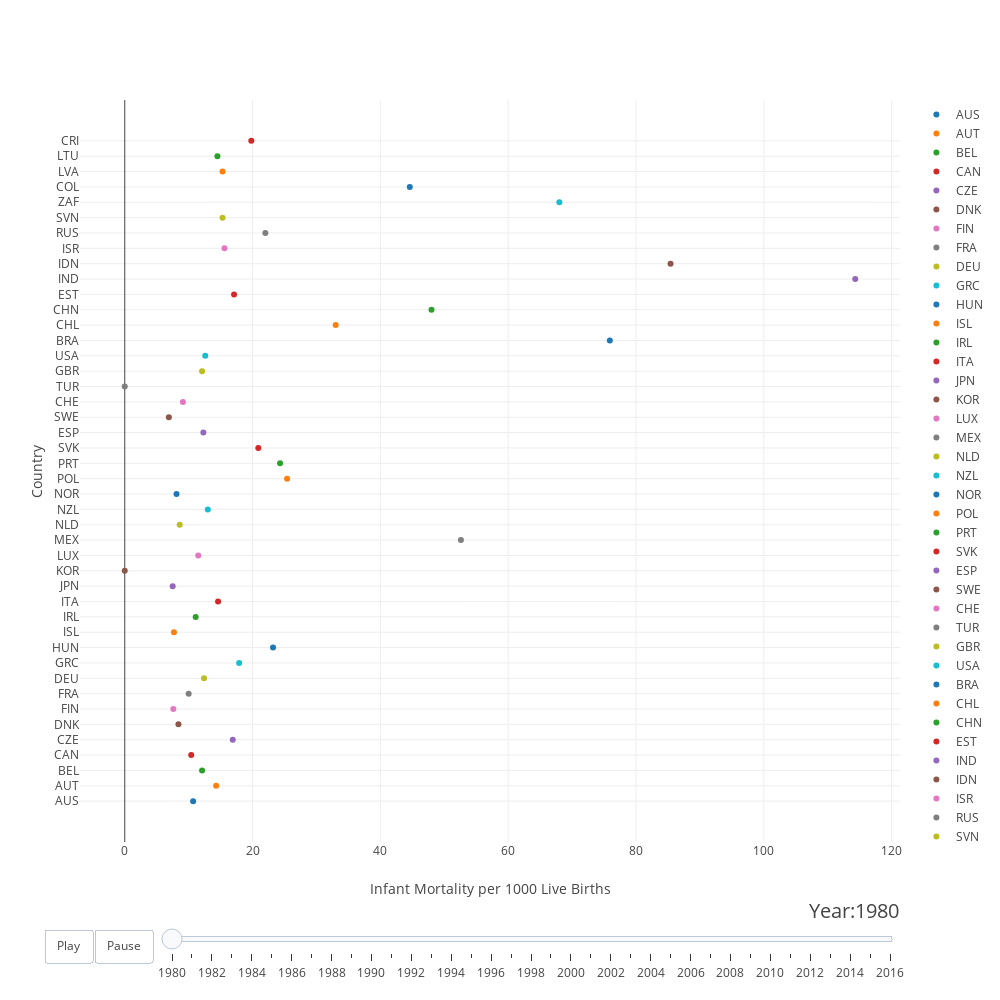

The notebook cell saved with this chart:
### Code cell
firstyear = 1980
years = list(range(firstyear, 2017))

# make list of continents
countries = []
for country in data['LOCATION']:
    if country not in countries:
        countries.append(country)
# make figure
figure = {
    'data': [],
    'layout': {},
    'frames': []
}

# fill in most of layout
figure['layout']={'autosize': False, 'width':1000,'height':1000}
figure['layout']['xaxis'] = {'title': 'Infant Mortality per 1000 Live Births'}
figure['layout']['yaxis'] = {'title': 'Country','ticktext': countries}
figure['layout']['hovermode'] = 'closest'
figure['layout']['sliders'] = {
    'args': [
        'transition', {
            'duration': 400,
            'easing': 'cubic-in-out'
        }
    ],
    'initialValue': str(firstyear),
    'plotlycommand': 'animate',
    'values': years,
    'visible': True
}
figure['layout']['updatemenus'] = [
    {
        'buttons': [
            {
                'args': [None, {'frame': {'duration': 500, 'redraw': False},
                         'fromcurrent': True, 'transition': {'duration': 300, 'easing': 'quadratic-in-out'}}],
                'label': 'Play',
                'method': 'animate'
            },
            {
                'args': [[None], {'frame': {'duration': 0, 'redraw': False}, 'mode': 'immediate',
                'transition': {'duration': 0}}],
                'label': 'Pause',
                'method': 'animate'
            }
        ],
        'direction': 'left',
        'pad': {'r': 10, 't': 87},
        'showactive': False,
        'type': 'buttons',
        'x': 0.1,
        'xanchor': 'right',
        'y': 0,
        'yanchor': 'top'
    }
]

sliders_dict = {
    'active': 0,
    'yanchor': 'top',
    'xanchor': 'left',
    'currentvalue': {
        'font': {'size': 20},
        'prefix': 'Year:',
        'visible': True,
        'xanchor': 'right'
    },
    'transition': {'duration': 300, 'easing': 'cubic-in-out'},
    'pad': {'b': 10, 't': 50},
    'len': 0.9,
    'x': 0.1,
    'y': 0,
    'steps': []
}

# make data
# make frames
for year in years:
    frame = {'data': [], 'name': str(year)}
    for country in countries:
        dataset_by_year = data[data['TIME'] == int(year)]
        dataset_by_year_and_cont = dataset_by_year[dataset_by_year['LOCATION'] == country]

        if dataset_by_year_and_cont.empty:
            data_dict = {
                'x': [0],
                'y': [country],
                'mode': 'markers',
                'text': [0],
        #         'marker': {
        #             'sizemode': 'area',
        #             'sizeref': 200000,
        #             'size': list(dataset_by_year_and_cont['pop'])
        #         },
                'name': country
            }
        else:
            data_dict = {
                'x': list(dataset_by_year_and_cont['Value']),
                'y': list(dataset_by_year_and_cont['LOCATION']),
                'mode': 'markers',
                'text': list(dataset_by_year_and_cont['Value']),
        #         'marker': {
        #             'sizemode': 'area',
        #             'sizeref': 200000,
        #             'size': list(dataset_by_year_and_cont['pop'])
        #         },
                'name': country
            }
            
        if year == firstyear: 
            figure['data'].append(data_dict)
        frame['data'].append(data_dict)

    figure['frames'].append(frame)
    slider_step = {'args': [
        [year],
        {'frame': {'duration': 300, 'redraw': False},
         'mode': 'immediate',
       'transition': {'duration': 300}}
     ],
     'label': year,
     'method': 'animate'}
    sliders_dict['steps'].append(slider_step)

    
figure['layout']['sliders'] = [sliders_dict]
# figure['data']

iplot(figure)

### Figure 1 — Plotly figure (JSON) as saved in the notebook; plotly's stock layout.template omitted (floating-point values rounded to 4 significant figures)
{"data": [{"mode": "markers", "name": "AUS", "text": ["10.7"], "type": "scatter", "uid": "7de6ccb9-ab38-4a9e-a9e7-4ba82a815d0e", "x": [10.7], "y": ["AUS"]}, {"mode": "markers", "name": "AUT", "text": ["14.3"], "type": "scatter", "uid": "0fbc47a0-d676-4cda-95ed-d95852625d2d", "x": [14.3], "y": ["AUT"]}, {"mode": "markers", "name": "BEL", "text": ["12.1"], "type": "scatter", "uid": "30a50d25-648b-4dd7-9504-fc4d1afd1b38", "x": [12.1], "y": ["BEL"]}, {"mode": "markers", "name": "CAN", "text": ["10.4"], "type": "scatter", "uid": "79e9cac2-eef8-4fbd-8b3e-df6731cf83ea", "x": [10.4], "y": ["CAN"]}, {"mode": "markers", "name": "CZE", "text": ["16.9"], "type": "scatter", "uid": "9adc0779-e29a-4074-aa2d-628a92e8199c", "x": [16.9], "y": ["CZE"]}, {"mode": "markers", "name": "DNK", "text": ["8.4"], "type": "scatter", "uid": "fc63a816-2ee2-4e66-895d-095ccbe3cb79", "x": [8.4], "y": ["DNK"]}, {"mode": "markers", "name": "FIN", "text": ["7.6"], "type": "scatter", "uid": "d4f6b415-c3a1-4587-9b1b-c850b0a16c36", "x": [7.6], "y": ["FIN"]}, {"mode": "markers", "name": "FRA", "text": ["10.0"], "type": "scatter", "uid": "f962f260-2c74-4b70-9484-9db20916a068", "x": [10], "y": ["FRA"]}, {"mode": "markers", "name": "DEU", "text": ["12.4"], "type": "scatter", "uid": "78fdc398-f5fd-4246-bee0-d11fb608cfc1", "x": [12.4], "y": ["DEU"]}, {"mode": "markers", "name": "GRC", "text": ["17.9"], "type": "scatter", "uid": "82e15d9e-6d28-43a9-bb6e-504e097dd806", "x": [17.9], "y": ["GRC"]}, {"mode": "markers", "name": "HUN", "text": ["23.2"], "type": "scatter", "uid": "c7a77e9f-8a75-44fc-b389-d9d4b65ebf16", "x": [23.2], "y": ["HUN"]}, {"mode": "markers", "name": "ISL", "text": ["7.7"], "type": "scatter", "uid": "747c47e4-2520-46ce-9c1b-0c0c5cf07f98", "x": [7.7], "y": ["ISL"]}, {"mode": "markers", "name": "IRL", "text": ["11.1"], "type": "scatter", "uid": "7be9e205-b5bd-40e4-8e19-aa9103457732", "x": [11.1], "y": ["IRL"]}, {"mode": "markers", "name": "ITA", "text": ["14.6"], "type": "scatter", "uid": "6fcd9c0a-9581-4465-8922-7bf4ca84c3d5", "x": [14.6], "y": ["ITA"]}, {"mode": "markers", "name": "JPN", "text": ["7.5"], "type": "scatter", "uid": "9dae0003-0073-441b-b244-1ead51c2721c", "x": [7.5], "y": ["JPN"]}, {"mode": "markers", "name": "KOR", "text": ["0"], "type": "scatter", "uid": "a4376f9b-6305-45fc-880e-f745e6ffc0cf", "x": [0], "y": ["KOR"]}, {"mode": "markers", "name": "LUX", "text": ["11.5"], "type": "scatter", "uid": "e04bfd67-510e-468d-b0ca-002a0ccc89c5", "x": [11.5], "y": ["LUX"]}, {"mode": "markers", "name": "MEX", "text": ["52.6"], "type": "scatter", "uid": "1a16f3f6-fa9a-4640-88c4-9daa50f81e2a", "x": [52.6], "y": ["MEX"]}, {"mode": "markers", "name": "NLD", "text": ["8.6"], "type": "scatter", "uid": "e88b22eb-66a2-4e1b-91bd-437c981202c3", "x": [8.6], "y": ["NLD"]}, {"mode": "markers", "name": "NZL", "text": ["13.0"], "type": "scatter", "uid": "b81026c1-ffaa-4db4-aa9e-1b688dc6ee99", "x": [13], "y": ["NZL"]}, {"mode": "markers", "name": "NOR", "text": ["8.1"], "type": "scatter", "uid": "b7afc7e3-75b0-47e3-8053-475c02417fc5", "x": [8.1], "y": ["NOR"]}, {"mode": "markers", "name": "POL", "text": ["25.4"], "type": "scatter", "uid": "5830bf4d-6837-46d7-9390-becaa3e455df", "x": [25.4], "y": ["POL"]}, {"mode": "markers", "name": "PRT", "text": ["24.3"], "type": "scatter", "uid": "c6fa0173-53d1-45b0-9e58-d051532a5941", "x": [24.3], "y": ["PRT"]}, {"mode": "markers", "name": "SVK", "text": ["20.9"], "type": "scatter", "uid": "26b45dbd-7058-4d9a-a2e8-11ec4402bfda", "x": [20.9], "y": ["SVK"]}, {"mode": "markers", "name": "ESP", "text": ["12.3"], "type": "scatter", "uid": "5f00badd-16a2-4443-a451-f1ce6ebfef09", "x": [12.3], "y": ["ESP"]}, {"mode": "markers", "name": "SWE", "text": ["6.9"], "type": "scatter", "uid": "72e2f134-7d5b-4bc5-91d3-f5a69a6964f5", "x": [6.9], "y": ["SWE"]}, {"mode": "markers", "name": "CHE", "text": ["9.1"], "type": "scatter", "uid": "e6e8abd2-5339-42c7-9ebb-14b547fde0d7", "x": [9.1], "y": ["CHE"]}, {"mode": "markers", "name": "TUR", "text": ["0"], "type": "scatter", "uid": "36766715-4124-483a-ad66-e7e6d304958b", "x": [0], "y": ["TUR"]}, {"mode": "markers", "name": "GBR", "text": ["12.1"], "type": "scatter", "uid": "4a2141a1-82d4-456b-a9f6-b7c84bfcf66f", "x": [12.1], "y": ["GBR"]}, {"mode": "markers", "name": "USA", "text": ["12.6"], "type": "scatter", "uid": "8b483d9f-b9ee-42f0-8944-2284ef6e5754", "x": [12.6], "y": ["USA"]}, {"mode": "markers", "name": "BRA", "text": ["75.9"], "type": "scatter", "uid": "0db8f275-5f59-415f-a989-ff6c975434e6", "x": [75.9], "y": ["BRA"]}, {"mode": "markers", "name": "CHL", "text": ["33.0"], "type": "scatter", "uid": "380b8e04-ec26-447c-87fe-d72054d90f7b", "x": [33], "y": ["CHL"]}, {"mode": "markers", "name": "CHN", "text": ["48.0"], "type": "scatter", "uid": "6f2d6095-5683-49da-95cf-ca3ec5355600", "x": [48], "y": ["CHN"]}, {"mode": "markers", "name": "EST", "text": ["17.1"], "type": "scatter", "uid": "d68ea0f2-cae3-4a9b-92a2-ff4296364313", "x": [17.1], "y": ["EST"]}, {"mode": "markers", "name": "IND", "text": ["114.3"], "type": "scatter", "uid": "cedc1bd3-bca9-4598-a6f7-92610e6c49b2", "x": [114.3], "y": ["IND"]}, {"mode": "markers", "name": "IDN", "text": ["85.4"], "type": "scatter", "uid": "1d2dd172-0178-478b-a00e-566c642b0a65", "x": [85.4], "y": ["IDN"]}, {"mode": "markers", "name": "ISR", "text": ["15.6"], "type": "scatter", "uid": "5b0dd0c1-3cb5-4060-9c37-c7243418da59", "x": [15.6], "y": ["ISR"]}, {"mode": "markers", "name": "RUS", "text": ["22.0"], "type": "scatter", "uid": "b43947f1-3066-46f7-931c-963f9774e79c", "x": [22], "y": ["RUS"]}, {"mode": "markers", "name": "SVN", "text": ["15.3"], "type": "scatter", "uid": "b2191b0a-975f-4968-8ea5-06b5a0bd1cdf", "x": [15.3], "y": ["SVN"]}, {"mode": "markers", "name": "ZAF", "text": ["68.0"], "type": "scatter", "uid": "07f4b225-7a42-4809-82cf-0da5df3b3473", "x": [68], "y": ["ZAF"]}, {"mode": "markers", "name": "COL", "text": ["44.6"], "type": "scatter", "uid": "234fafe7-d378-418a-8ac4-9ed47aac010f", "x": [44.6], "y": ["COL"]}, {"mode": "markers", "name": "LVA", "text": ["15.3"], "type": "scatter", "uid": "b4dae136-4f46-452a-9982-e8c8ccfa5275", "x": [15.3], "y": ["LVA"]}, {"mode": "markers", "name": "LTU", "text": ["14.5"], "type": "scatter", "uid": "0dfdd307-f39f-43af-9462-09bc492a5df2", "x": [14.5], "y": ["LTU"]}, {"mode": "markers", "name": "CRI", "text": ["19.8"], "type": "scatter", "uid": "0c3de847-6ca0-4439-a41a-c27a5cd054c6", "x": [19.8], "y": ["CRI"]}], "layout": {"autosize": false, "height": 1000, "hovermode": "closest", "sliders": [{"active": 0, "currentvalue": {"font": {"size": 20}, "prefix": "Year:", "visible": true, "xanchor": "right"}, "len": 0.9, "pad": {"b": 10, "t": 50}, "steps": [{"args": [[1980], {"frame": {"duration": 300, "redraw": false}, "mode": "immediate", "transition": {"duration": 300}}], "label": "1980", "method": "animate"}, {"args": [[1981], {"frame": {"duration": 300, "redraw": false}, "mode": "immediate", "transition": {"duration": 300}}], "label": "1981", "method": "animate"}, {"args": [[1982], {"frame": {"duration": 300, "redraw": false}, "mode": "immediate", "transition": {"duration": 300}}], "label": "1982", "method": "animate"}, {"args": [[1983], {"frame": {"duration": 300, "redraw": false}, "mode": "immediate", "transition": {"duration": 300}}], "label": "1983", "method": "animate"}, {"args": [[1984], {"frame": {"duration": 300, "redraw": false}, "mode": "immediate", "transition": {"duration": 300}}], "label": "1984", "method": "animate"}, {"args": [[1985], {"frame": {"duration": 300, "redraw": false}, "mode": "immediate", "transition": {"duration": 300}}], "label": "1985", "method": "animate"}, {"args": [[1986], {"frame": {"duration": 300, "redraw": false}, "mode": "immediate", "transition": {"duration": 300}}], "label": "1986", "method": "animate"}, {"args": [[1987], {"frame": {"duration": 300, "redraw": false}, "mode": "immediate", "transition": {"duration": 300}}], "label": "1987", "method": "animate"}, {"args": [[1988], {"frame": {"duration": 300, "redraw": false}, "mode": "immediate", "transition": {"duration": 300}}], "label": "1988", "method": "animate"}, {"args": [[1989], {"frame": {"duration": 300, "redraw": false}, "mode": "immediate", "transition": {"duration": 300}}], "label": "1989", "method": "animate"}, {"args": [[1990], {"frame": {"duration": 300, "redraw": false}, "mode": "immediate", "transition": {"duration": 300}}], "label": "1990", "method": "animate"}, {"args": [[1991], {"frame": {"duration": 300, "redraw": false}, "mode": "immediate", "transition": {"duration": 300}}], "label": "1991", "method": "animate"}, {"args": [[1992], {"frame": {"duration": 300, "redraw": false}, "mode": "immediate", "transition": {"duration": 300}}], "label": "1992", "method": "animate"}, {"args": [[1993], {"frame": {"duration": 300, "redraw": false}, "mode": "immediate", "transition": {"duration": 300}}], "label": "1993", "method": "animate"}, {"args": [[1994], {"frame": {"duration": 300, "redraw": false}, "mode": "immediate", "transition": {"duration": 300}}], "label": "1994", "method": "animate"}, {"args": [[1995], {"frame": {"duration": 300, "redraw": false}, "mode": "immediate", "transition": {"duration": 300}}], "label": "1995", "method": "animate"}, {"args": [[1996], {"frame": {"duration": 300, "redraw": false}, "mode": "immediate", "transition": {"duration": 300}}], "label": "1996", "method": "animate"}, {"args": [[1997], {"frame": {"duration": 300, "redraw": false}, "mode": "immediate", "transition": {"duration": 300}}], "label": "1997", "method": "animate"}, {"args": [[1998], {"frame": {"duration": 300, "redraw": false}, "mode": "immediate", "transition": {"duration": 300}}], "label": "1998", "method": "animate"}, {"args": [[1999], {"frame": {"duration": 300, "redraw": false}, "mode": "immediate", "transition": {"duration": 300}}], "label": "1999", "method": "animate"}, {"args": [[2000], {"frame": {"duration": 300, "redraw": false}, "mode": "immediate", "transition": {"duration": 300}}], "label": "2000", "method": "animate"}, {"args": [[2001], {"frame": {"duration": 300, "redraw": false}, "mode": "immediate", "transition": {"duration": 300}}], "label": "2001", "method": "animate"}, {"args": [[2002], {"frame": {"duration": 300, "redraw": false}, "mode": "immediate", "transition": {"duration": 300}}], "label": "2002", "method": "animate"}, {"args": [[2003], {"frame": {"duration": 300, "redraw": false}, "mode": "immediate", "transition": {"duration": 300}}], "label": "2003", "method": "animate"}, {"args": [[2004], {"frame": {"duration": 300, "redraw": false}, "mode": "immediate", "transition": {"duration": 300}}], "label": "2004", "method": "animate"}, {"args": [[2005], {"frame": {"duration": 300, "redraw": false}, "mode": "immediate", "transition": {"duration": 300}}], "label": "2005", "method": "animate"}, {"args": [[2006], {"frame": {"duration": 300, "redraw": false}, "mode": "immediate", "transition": {"duration": 300}}], "label": "2006", "method": "animate"}, {"args": [[2007], {"frame": {"duration": 300, "redraw": false}, "mode": "immediate", "transition": {"duration": 300}}], "label": "2007", "method": "animate"}, {"args": [[2008], {"frame": {"duration": 300, "redraw": false}, "mode": "immediate", "transition": {"duration": 300}}], "label": "2008", "method": "animate"}, {"args": [[2009], {"frame": {"duration": 300, "redraw": false}, "mode": "immediate", "transition": {"duration": 300}}], "label": "2009", "method": "animate"}, {"args": [[2010], {"frame": {"duration": 300, "redraw": false}, "mode": "immediate", "transition": {"duration": 300}}], "label": "2010", "method": "animate"}, {"args": [[2011], {"frame": {"duration": 300, "redraw": false}, "mode": "immediate", "transition": {"duration": 300}}], "label": "2011", "method": "animate"}, {"args": [[2012], {"frame": {"duration": 300, "redraw": false}, "mode": "immediate", "transition": {"duration": 300}}], "label": "2012", "method": "animate"}, {"args": [[2013], {"frame": {"duration": 300, "redraw": false}, "mode": "immediate", "transition": {"duration": 300}}], "label": "2013", "method": "animate"}, {"args": [[2014], {"frame": {"duration": 300, "redraw": false}, "mode": "immediate", "transition": {"duration": 300}}], "label": "2014", "method": "animate"}, {"args": [[2015], {"frame": {"duration": 300, "redraw": false}, "mode": "immediate", "transition": {"duration": 300}}], "label": "2015", "method": "animate"}, {"args": [[2016], {"frame": {"duration": 300, "redraw": false}, "mode": "immediate", "transition": {"duration": 300}}], "label": "2016", "method": "animate"}], "transition": {"duration": 300, "easing": "cubic-in-out"}, "x": 0.1, "xanchor": "left", "y": 0, "yanchor": "top"}], "updatemenus": [{"buttons": [{"args": [null, {"frame": {"duration": 500, "redraw": false}, "fromcurrent": true, "transition": {"duration": 300, "easing": "quadratic-in-out"}}], "label": "Play", "method": "animate"}, {"args": [[null], {"frame": {"duration": 0, "redraw": false}, "mode": "immediate", "transition": {"duration": 0}}], "label": "Pause", "method": "animate"}], "direction": "left", "pad": {"r": 10, "t": 87}, "showactive": false, "type": "buttons", "x": 0.1, "xanchor": "right", "y": 0, "yanchor": "top"}], "width": 1000, "xaxis": {"title": {"text": "Infant Mortality per 1000 Live Births"}}, "yaxis": {"ticktext": ["AUS", "AUT", "BEL", "CAN", "CZE", "DNK", "FIN", "FRA", "DEU", "GRC", "HUN", "ISL", "IRL", "ITA", "JPN", "KOR", "LUX", "MEX", "NLD", "NZL", "NOR", "POL", "PRT", "SVK", "ESP", "SWE", "CHE", "TUR", "GBR", "USA", "BRA", "CHL", "CHN", "EST", "IND", "IDN", "ISR", "RUS", "SVN", "ZAF", "COL", "LVA", "LTU", "CRI"], "title": {"text": "Country"}}}}
